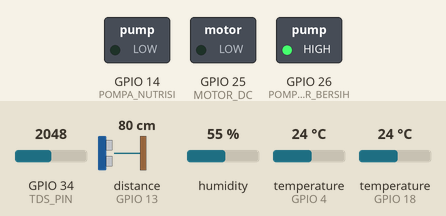
Simulated run of this sketch. Board: ESP32. On the bench: switched loads named in the sketch (green lamp = pin HIGH). Wiring (inferred from the names in the program): ultrasonic range finder: trigger GPIO 12; echo GPIO 13. Inputs (shaded band) come from the test bench; at power-on: temperature (sensors on GPIO 4, GPIO 18) 24 °C, distance to the obstacle (sensor on GPIO 13) 80 cm, GPIO 34 (TDS_PIN) = 2048, humidity 55 %. The echo pulse lasts 58.3 µs per cm; WiFi joins after 1.5 s; servers stay silent unless stated; network time is answered at once with the bench clock; the local clock reads 2024-03-15 10:24:30 at power-on unless the sketch sets it; EEPROM starts erased; pins used as bus, display or sensor lines are not drawn; what the sketch prints to the serial monitor is not drawn.

Above: at 2.7 s.
2.8 s: temperature (sensor on GPIO 4) set to 33 °C
7.3 s: temperature (sensor on GPIO 4) set to 34.2 °C
At 11.0 s:
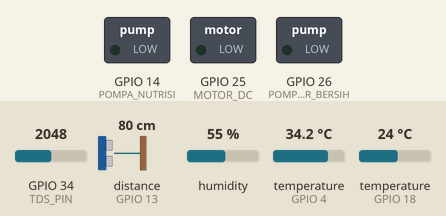
15.1 s: temperature (sensor on GPIO 4) set to 12 °C
At 16.8 s:
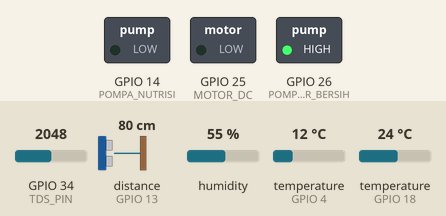
19.3 s: distance to the obstacle (sensor on GPIO 13) set to 5 cm
23.5 s: distance to the obstacle (sensor on GPIO 13) set to 2 cm
At 23.9 s:
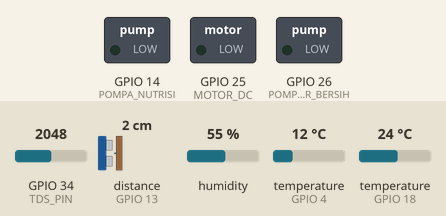
27.7 s: distance to the obstacle (sensor on GPIO 13) set to 4 cm
At 29.5 s:
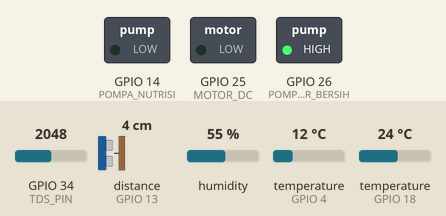
Timing chart, 0 to 37.0 s (numbered marks = the images above; inputs shaded):
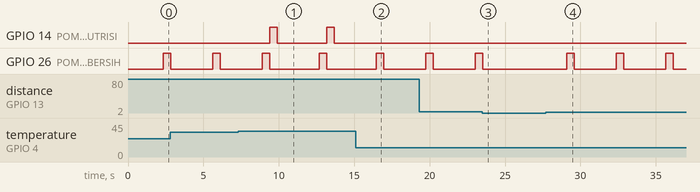

The sketch:

codeIoT.ino
```cpp
#include <EEPROM.h>
#include "GravityTDS.h"
#include <WiFi.h>
#include <Firebase_ESP_Client.h>
#include <DHT.h>
#include <OneWire.h>
#include <DallasTemperature.h>
#include <NTPClient.h>
#include <WiFiUdp.h>

// Wi-Fi dan Firebase Configuration
#define SSID "Delnafa Cake" // Nama Wi-Fi
#define PASSWORD "1020304050" // Password Wi-Fi
#define API_KEY "AIzaSyBbgDwXlmMRjsywV3FZMOwtf0HVKmKqGXE" // API Key Firebase
#define DATABASE_URL "https://hydrogo-cc076-default-rtdb.firebaseio.com/" // URL Database Firebase

// Pin Definitions
#define DHT_PIN 18
#define DHT_TYPE DHT22
#define DS18B20_PIN 4
#define TRIG_PIN 12
#define ECHO_PIN 13
#define TDS_PIN 34
#define POMPA_NUTRISI 14
#define POMPA_AIR_BERSIH 26
#define MOTOR_DC 25
// EEPROM Addresses
#define TDS_CALIBRATION_ADDR 0 // Alamat EEPROM untuk kalibrasi TDS

// Firebase instances
FirebaseData fbdo;
FirebaseAuth auth;
FirebaseConfig config;

// Sensor instances
DHT dht(DHT_PIN, DHT_TYPE);
OneWire oneWire(DS18B20_PIN);
DallasTemperature ds18b20(&oneWire);
GravityTDS gravityTds;

// NTP Client untuk mendapatkan waktu
WiFiUDP ntpUDP;
NTPClient timeClient(ntpUDP, "pool.ntp.org", 28800); // WITA (GMT+8)

// Variabel untuk sensor ultrasonik
long duration;
float distanceCm;

// Variabel untuk logika kontrol
float suhuAir = 0;
float tdsValue = 0;
float suhuUdara = 0;
float kelembapanUdara = 0;
float airTinggi = 0;
float DistanceCm = 0;

// Variabel untuk Firebase
unsigned long lastSendTime = 0;
const unsigned long interval = 300000; // 5 menit (300000 ms)

// Variabel untuk motor DC
unsigned long lastMotorRunTime = 0;
const unsigned long motorInterval = 300000; // Interval 5 menit (300000 ms)
const unsigned long motorRunDuration = 1000; // Durasi motor berjalan (10 detik)

// Variabel tanggal
String currentDate;

void setup() {
  Serial.begin(115200);

  // Inisialisasi EEPROM
  EEPROM.begin(512);
  gravityTds.setPin(TDS_PIN);
  gravityTds.setAref(3.3);
  gravityTds.setAdcRange(4096);
  gravityTds.setKvalueAddress(TDS_CALIBRATION_ADDR);
  gravityTds.begin();

  // Inisialisasi sensor
  dht.begin();
  ds18b20.begin();

  // Inisialisasi pin aktuator
  pinMode(POMPA_NUTRISI, OUTPUT);
  pinMode(POMPA_AIR_BERSIH, OUTPUT);
  pinMode(MOTOR_DC, OUTPUT);
  pinMode(TRIG_PIN, OUTPUT);
  pinMode(ECHO_PIN, INPUT);

  digitalWrite(POMPA_NUTRISI, LOW);
  digitalWrite(POMPA_AIR_BERSIH, LOW);
  digitalWrite(MOTOR_DC, LOW);

  // Koneksi Wi-Fi
  Serial.println("Memulai koneksi Wi-Fi...");
  WiFi.begin(SSID, PASSWORD);
  while (WiFi.status() != WL_CONNECTED) {
    Serial.print(".");
    delay(300);
  }
  Serial.println("\nTerhubung ke Wi-Fi");

  timeClient.begin();
  timeClient.update();

  config.api_key = API_KEY;
  config.database_url = DATABASE_URL;

  if (Firebase.signUp(&config, &auth, "", "")) {
    Serial.println("SignUp berhasil");
  } else {
    Serial.printf("Error SignUp: %s\n", config.signer.signupError.message.c_str());
  }

  Firebase.begin(&config, &auth);
  Serial.println("Firebase dimulai.");
}

void loop() {
  // Update waktu dan tanggal
  timeClient.update();
  String timestamp = timeClient.getFormattedTime();

  time_t rawTime = timeClient.getEpochTime();
  struct tm *timeInfo = localtime(&rawTime);
  char buffer[11]; // Format: YYYY-MM-DD
  strftime(buffer, sizeof(buffer), "%Y-%m-%d", timeInfo);
  currentDate = String(buffer);

  // Baca sensor DHT22
  suhuUdara = dht.readTemperature();
  kelembapanUdara = dht.readHumidity();

  if (isnan(suhuUdara) || isnan(kelembapanUdara)) {
    Serial.println("Error membaca sensor DHT22");
  }

  // Baca sensor DS18B20
  ds18b20.requestTemperatures();
  suhuAir = ds18b20.getTempCByIndex(0);
  if (suhuAir == DEVICE_DISCONNECTED_C) {
    Serial.println("Sensor DS18B20 tidak terhubung");
    suhuAir = 0;
  }

  // Hitung jarak ultrasonik
  digitalWrite(TRIG_PIN, LOW);
  delayMicroseconds(2);
  digitalWrite(TRIG_PIN, HIGH);
  delayMicroseconds(10);
  digitalWrite(TRIG_PIN, LOW);
  duration = pulseIn(ECHO_PIN, HIGH);
  distanceCm = duration * 0.0343 / 2;
  DistanceCm = 7.96 - distanceCm;
  airTinggi = DistanceCm;

  // Update nilai TDS
  gravityTds.setTemperature(suhuAir);
  gravityTds.update();
  tdsValue = gravityTds.getTdsValue();

  // Kontrol aktuator berdasarkan sensor
  if (airTinggi < 4) {
    Serial.println("Pompa air bersih diaktifkan.");
    digitalWrite(POMPA_AIR_BERSIH, HIGH);
    delay(500);
    digitalWrite(POMPA_AIR_BERSIH, LOW);
  }

  if (tdsValue < 560) {
    Serial.println("Pompa nutrisi diaktifkan.");
    digitalWrite(POMPA_NUTRISI, HIGH);
    delay(500);
    digitalWrite(POMPA_NUTRISI, LOW);
  }

  // Kontrol motor DC setiap 5 menit
  if (millis() - lastMotorRunTime >= motorInterval) {
    lastMotorRunTime = millis();
    Serial.println("Motor DC diaktifkan untuk mengaduk nutrisi.");
    digitalWrite(MOTOR_DC, HIGH);
    delay(motorRunDuration);
    digitalWrite(MOTOR_DC, LOW);
    Serial.println("Motor DC dimatikan.");
  }

  // Tampilkan data sensor
  Serial.println("===== Data Sensor =====");
  Serial.print("Tanggal: "); Serial.println(currentDate);
  Serial.print("Waktu: "); Serial.println(timestamp);
  Serial.print("Suhu Udara: "); Serial.println(suhuUdara);
  Serial.print("Kelembapan Udara: "); Serial.println(kelembapanUdara);
  Serial.print("Suhu Air: "); Serial.println(suhuAir);
  Serial.print("Nilai TDS: "); Serial.println(tdsValue);
  Serial.print("Ketinggian Air: "); Serial.println(airTinggi);
  Serial.println("=======================");

  // Kirim data ke Firebase setiap 5 menit
  if (millis() - lastSendTime >= interval) {
    lastSendTime = millis();
    String path = "/DATA_SENSOR/" + timestamp;
    if (Firebase.RTDB.setFloat(&fbdo, path + "/temperature", 29) &&
        Firebase.RTDB.setFloat(&fbdo, path + "/humidity", 78) &&
        Firebase.RTDB.setFloat(&fbdo, path + "/WaterTemp", suhuAir) &&
        Firebase.RTDB.setFloat(&fbdo, path + "/TDS", 760) &&
        Firebase.RTDB.setFloat(&fbdo, path + "/WaterLevel", 5.000) &&
        Firebase.RTDB.setString(&fbdo, path + "/Date", currentDate)) {
      Serial.println("Data berhasil dikirim ke Firebase.");
    } else {
      Serial.print("Gagal mengirim data ke Firebase: ");
      Serial.println(fbdo.errorReason());
    }
  }

  delay(2000);
}
```

Measured:
- the behaviour switches between 33.8 and 33.9 °C on temperature (sensor on GPIO 4) (found by bisection; images 0 and 1)
- the behaviour switches between 4 and 3 cm on distance to the obstacle (sensor on GPIO 13) (found by bisection; images 2 and 3)
- after the input at 7.3 s, GPIO 14 (POMPA_NUTRISI): alternates HIGH for 0.50 s and LOW for 3.3 s, starting after 2.1 s
- after the input at 15.1 s, GPIO 14 (POMPA_NUTRISI): stays LOW (without the input it goes to HIGH after 1.9 s)
- after the input at 23.5 s, GPIO 26 (POMPA_AIR_BERSIH): goes on until 23.5 s, then stays LOW
- after the input at 27.7 s, GPIO 26 (POMPA_AIR_BERSIH): alternates HIGH for 0.50 s and LOW for 2.8 s, starting after 1.4 s
- by itself, GPIO 26 (POMPA_AIR_BERSIH): alternates HIGH for 0.50 s and LOW for 3.3 s
